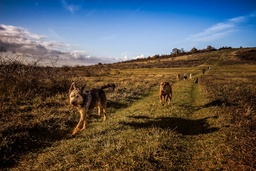
#> input picture Lab4/data/dog.jpg, 256 x 171 px, shrunk from 640 x 427 before the run
$ python 4Prog2.py
#> lines starting #> are read from the running program, lines starting #| are printed output that depends on the picture; after the words box and inside, x2 and y2 are one past the last pixel; in counts of white or black regions, pixels touching at a corner belong together
# Q2: Detect lines using Hough Transform (manual accumulator, no cv2.HoughLines)

import cv2
import numpy as np
import math

def main():
    image_path = 'data/dog.jpg'
    img = cv2.imread(image_path)
#> img is the input picture: shape (171, 256, 3); mean B, G, R 83.4, 86.4, 89.5
    if img is None:
        raise FileNotFoundError(f"Couldn't read: {image_path}")

    gray = cv2.cvtColor(img, cv2.COLOR_BGR2GRAY)
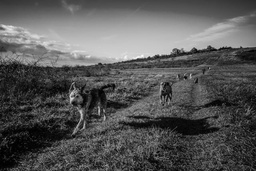
#> gray: shape (171, 256); min 0, max 249, mean 87

    # Step 1: Simple threshold for edges
    _, edges = cv2.threshold(gray, 127, 255, cv2.THRESH_BINARY)
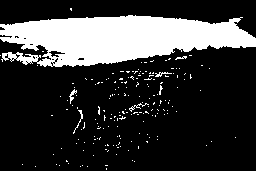
#> edges: shape (171, 256); 21.8% white; 186 white regions (180 under 20 px), largest, box (x1, y1, x2, y2) and area: (0, 15, 256, 67) 8964, (69, 89, 77, 104) 42, (73, 110, 83, 134) 40, (129, 103, 149, 112) 39, (155, 72, 172, 77) 35, (175, 56, 187, 60) 23

    H, W = edges.shape
#> H = 171; W = 256
    diag_len = int(round(math.hypot(H, W)))
#> diag_len = 308
    rhos = np.arange(-diag_len, diag_len + 1, 1)
#> rhos = 617 values from -308 to 308
    thetas = np.deg2rad(np.arange(-90, 90, 1))

    # Step 2: Accumulator
    accumulator = np.zeros((len(rhos), len(thetas)), dtype=np.uint64)
    y_idxs, x_idxs = np.nonzero(edges)
#> y_idxs = 9550 values from 8 to 169; x_idxs = 9550 values, max 255 at index 4788, min 0 at index 1146, mean 119.2

    for i in range(len(x_idxs)):
        x, y = x_idxs[i], y_idxs[i]
        for t_idx in range(len(thetas)):
            rho = int(x * np.cos(thetas[t_idx]) + y * np.sin(thetas[t_idx]))
            accumulator[rho + diag_len, t_idx] += 1
#> this loop made 9550 passes
#> (x, y) on passes 1 to 3: (70, 8), (71, 8), (70, 9)
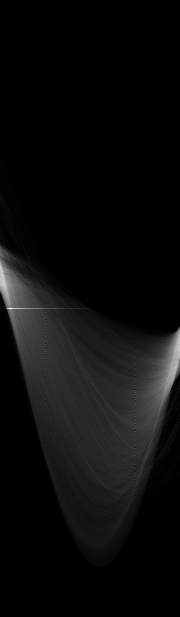
#> accumulator: shape (617, 180) uint64; min 0, max 322, mean 15.5; drawn with min black and max white

    # Step 3: Detect peaks (lines) by threshold
    out = img.copy()
    threshold = 100  # tune depending on image
    for r_idx in range(accumulator.shape[0]):
        for t_idx in range(accumulator.shape[1]):
            if accumulator[r_idx, t_idx] > threshold:
                rho = rhos[r_idx]
                theta = thetas[t_idx]
                a, b = np.cos(theta), np.sin(theta)
                x0, y0 = a * rho, b * rho
                x1, y1 = int(x0 + 1000 * (-b)), int(y0 + 1000 * ( a))
                x2, y2 = int(x0 - 1000 * (-b)), int(y0 - 1000 * ( a))
                cv2.line(out, (x1, y1), (x2, y2), (0, 0, 255), 1)
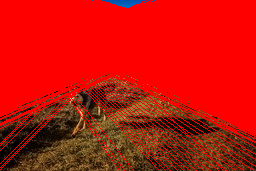
#> out: shape (171, 256, 3); mean B, G, R 9.1, 18.7, 195.3

    # Step 4: Show results
    cv2.imshow('Original Image', img)
    cv2.imshow('Binary Edge Map', edges)
    cv2.imshow('Detected Lines (manual Hough)', out)
    cv2.waitKey(0)
    cv2.destroyAllWindows()

if __name__ == "__main__":
    main()


# write a program to detect lines using hough transform
